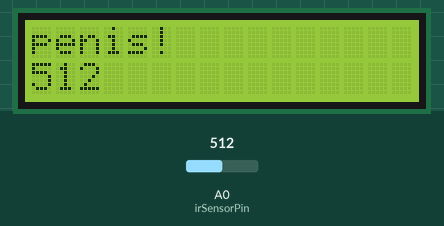
The sketch below on a simulated Arduino Uno, built with avr-gcc and run on an emulated ATmega328P. Shown: 16×2 character LCD. Inputs (shaded band) come from the test bench; at power-on: A0 (irSensorPin) = 512.

Above: at 1.2 s.
1.3 s: A0 (irSensorPin) set to 716
At 2.6 s:
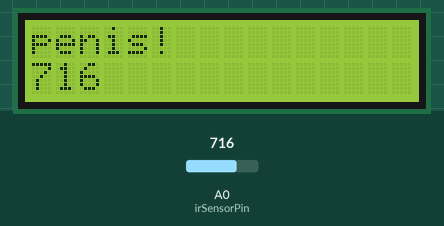
2.9 s: A0 (irSensorPin) set to 900
At 3.4 s:
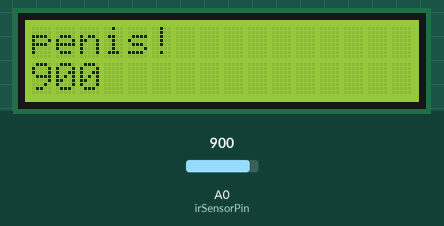
4.5 s: A0 (irSensorPin) set to 1023
At 5.1 s:
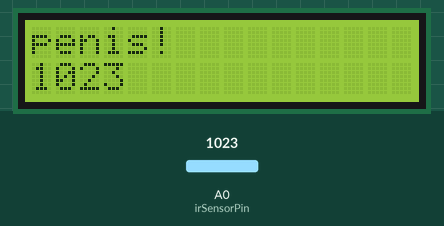
Timing chart, 0 to 7.5 s (numbered marks = the images above; inputs shaded):
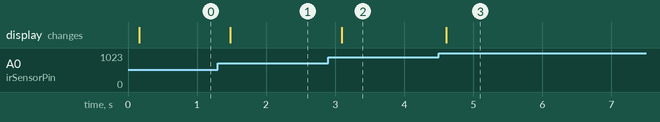

Measured:
- after the input at 1.3 s, the display: changes after 0.18 s (image 1)
- after the input at 2.9 s, the display: changes after 0.20 s (image 2)
- after the input at 4.5 s, the display: changes after 0.11 s (image 3)

The sketch:

IRsensor.ino
```cpp
#include <LiquidCrystal.h>

const int rs = 12, en = 11, d4 = 5, d5 = 4, d6 = 3, d7 = 2;
LiquidCrystal lcd(rs, en, d4, d5, d6, d7);

//IR SENSOR VARIABLES, model # hw-201
const int irSensorPin = A0;
int irValue = 0;

void setup() {
  // set up the LCD's number of columns and rows:
  lcd.begin(16, 2);
  // Print a message to the LCD.
  lcd.print("penis!");
}

void loop() {
  // set the cursor to column 0, line 1
  // (note: line 1 is the second row, since counting begins with 0):
  lcd.setCursor(0, 1);

  // print the number of seconds since reset:         READING IN IR VALUE, for the
  irValue = analogRead(irSensorPin);

  Serial.print("IR Sensor Value: ");
  Serial.println(irValue);
  delay(100);
  lcd.print(irValue);
}
```
